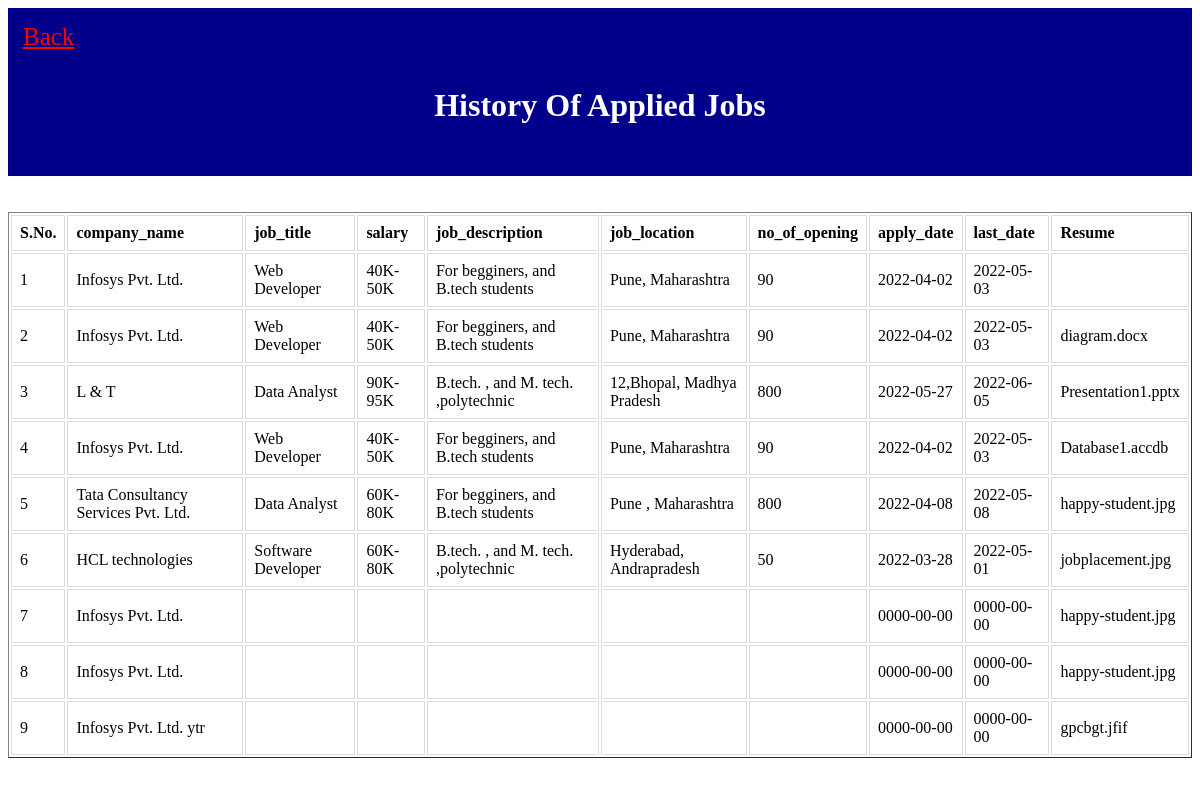
The app's page /history_of_applied_jobs.php (signed in) with its own data.
### tables this page shows
CREATE TABLE `history_applied_job` (
  `id` int(11) NOT NULL,
  `company_name` varchar(100) NOT NULL,
  `job_title` varchar(100) NOT NULL,
  `salary` varchar(100) NOT NULL,
  `job_description` varchar(100) NOT NULL,
  `job_location` varchar(100) NOT NULL,
  `no_of_opening` varchar(100) NOT NULL,
  `apply_date` date NOT NULL,
  `last_date` date NOT NULL,
  `resume` varchar(100) NOT NULL
);

### history_of_applied_jobs.php (the view, shortened to what this page needs)
<!DOCTYPE html>
<html>
<head>
</head>
<body>
	<div class="main">
		<a href="after_login_student.php" class="back">Back</a>
<center>
	<h1 class="main">History Of Applied Jobs</h1>
</center>
</div><br><br>
<?php
include("db.php");
?>
<!DOCTYPE html>
<html>
<head>
</head>
<body>
<table border="1px;" align="center">
	<tr>
		<th>S.No.</th>
		<th>company_name</th>
		<th>job_title</th>
		<th>salary</th>
		<th>job_description</th>
		<th>job_location</th>
		<th>no_of_opening</th>
		<th>apply_date</th>
		<th>last_date</th>
		<th>Resume</th>
	</tr>
	<?php
	$count=1;
	$sel_query = "select * from  history_applied_job ORDER BY id desc;";
	$result = mysqli_query($con,$sel_query);
	while($row = mysqli_fetch_assoc($result))
	{ ?>
	<tr>
		<td> <?php echo $count; ?></td>
		<td><?php echo $row["company_name"]; ?></td>
		<td><?php echo $row["job_title"]; ?></td>
		<td><?php echo $row["salary"]; ?></td>
		<td><?php echo $row["job_description"]; ?></td>
		<td><?php echo $row["job_location"]; ?></td>
		<td><?php echo $row["no_of_opening"]; ?></td>
		<td><?php echo $row["apply_date"]; ?></td>
		<td><?php echo $row["last_date"]; ?></td>
		<td><?php echo $row["resume"]; ?></td>
	</tr>
<?php $count++; }?>
</table>
</body>
</html></body>
</html>

### history_of_applied_jobs.php (style rules this page uses)
.main { background-color: darkblue; padding: 10px; color: white; }
.back { color: red; font-size: 25px; }
.main { background-color: darkblue; padding: 15px; color: white; }
td, th { border: 1px solid #dddddd; text-align: left; padding: 8px; }

### records on screen
history_applied_job: company_name "Infosys Pvt. Ltd.", job_title "Web Developer", salary "40K-50K", job_description "For begginers, and B.tech students", job_location "Pune, Maharashtra", no_of_opening "90", apply_date "2022-04-02", last_date "2022-05-03"
history_applied_job: company_name "Infosys Pvt. Ltd.", job_title "Web Developer", salary "40K-50K", job_description "For begginers, and B.tech students", job_location "Pune, Maharashtra", no_of_opening "90", apply_date "2022-04-02", last_date "2022-05-03", resume "diagram.docx"
history_applied_job: company_name "L & T", job_title "Data Analyst", salary "90K-95K", job_description "B.tech. , and M. tech. ,polytechnic", job_location "12,Bhopal, Madhya Pradesh", no_of_opening "800", apply_date "2022-05-27", last_date "2022-06-05", resume "Presentation1.pptx"
history_applied_job: company_name "Infosys Pvt. Ltd.", job_title "Web Developer", salary "40K-50K", job_description "For begginers, and B.tech students", job_location "Pune, Maharashtra", no_of_opening "90", apply_date "2022-04-02", last_date "2022-05-03", resume "Database1.accdb"
history_applied_job: company_name "Tata Consultancy Services Pvt. Ltd.", job_title "Data Analyst", salary "60K-80K", job_description "For begginers, and B.tech students", job_location "Pune , Maharashtra", no_of_opening "800", apply_date "2022-04-08", last_date "2022-05-08", resume "happy-student.jpg"
history_applied_job: company_name "HCL technologies", job_title "Software Developer", salary "60K-80K", job_description "B.tech. , and M. tech. ,polytechnic", job_location "Hyderabad, Andrapradesh", no_of_opening "50", apply_date "2022-03-28", last_date "2022-05-01", resume "jobplacement.jpg"
history_applied_job: company_name "Infosys Pvt. Ltd.", apply_date "0000-00-00", last_date "0000-00-00", resume "happy-student.jpg"
history_applied_job: company_name "Infosys Pvt. Ltd.", apply_date "0000-00-00", last_date "0000-00-00", resume "happy-student.jpg"
history_applied_job: company_name "Infosys Pvt. Ltd. ytr", apply_date "0000-00-00", last_date "0000-00-00", resume "gpcbgt.jfif"
